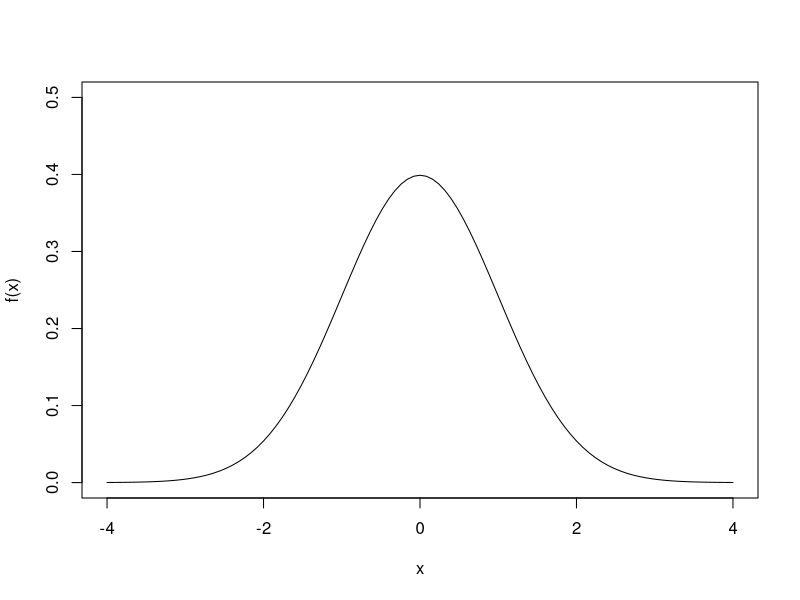

Source code (R):
## ---- chunk 1
library(tufte)
# invalidate cache when the tufte version changes
knitr::opts_chunk$set(
  tidy = FALSE, 
  cache.extra = packageVersion('tufte'),
  comment=NA)
options(htmltools.dir.version = FALSE)
## ---- chunk 2
1 + 1
## ---- chunk 3
1 - 1
## ---- chunk 4
2.5 * 4
## ---- chunk 5
1 / 3
## ---- chunk 6
2 ^ 2 ^ 3
## ---- chunk 7
2 ** 2 ** 3
## ---- chunk 8
(2 ** 2) ** 3
## ---- chunk 9
x <- 10 + 5
x
## ---- chunk 10
x <- x + x
x
## ---- chunk 11
x ** 2
## ---- chunk 12
y <- x
y
## ---- chunk 13
pi
## ---- chunk 14
1/0
## ---- chunk 15
0/0
## ---- chunk 16
x <- list(1, 1.25, "this works?")
print(x)
x <- list(x, 1 + 2i)
print(x)
## ---- chunk 17
length(x)
## ---- chunk 18
x <- c(1, 2, 3)
print(x)
x <- c("this", "actually", "works")
print(x)
x <- c("wait?", 1)
print(x)
## ---- chunk 19
length(x)
## ---- chunk 20
x <- c(2, 4, 6, 8, 10)
print(x[1])
print(x[2])
print(x[6])

x[6] <- 0
print(x)

print(x[c(1, 3, 5)])

x[3] <- 100
print(x)

x[c(2, 4)] <- -100
print(x)

print(x[-1])
print(x[-c(1, 2)])

## ---- chunk 21
x <- 1:10
print(x)

x <- seq(from=1, to=10, by=2)
print(x)

x <- seq(from=0, to=1, length.out=20)
print(x)
## ---- chunk 22
x <- 1:10
print(x)
y <- -4:5
print(y)

print(x + y)
print(x * y)
print(x ** y)

print(2 * x)
print(10 + x)
print(x ** 2)
## ---- chunk 23
x <- 1:4
y <- c(1, 5, 10)

print(x + y)
## ---- chunk 24
x <- -5:5
print(x)

print(sum(x))
print(mean(x))
print(sd(x))
print(var(x))
print(cumsum(x))
## ---- chunk 25
data <- 1:9
rows <- 3
cols <- 3

x <- matrix(data, rows, cols)
print(x)
y <- matrix(data, rows, cols, byrow=TRUE)
print(y)
## ---- chunk 26
dim(x)
## ---- chunk 27
nrow(x)
## ---- chunk 28
ncol(x)
## ---- chunk 29
x <- matrix(1:9, 3)
print(x)
y <- matrix(1:6, 2)
print(y)

z <- rbind(x, y)
print(z)

x <- cbind(1:3, 4:6)
print(x)
## ---- chunk 30
m <- matrix(1:9, 3)
print(m)

print(rowSums(m))
print(colSums(m))
print(rowMeans(m))
## ---- chunk 31
m <- matrix(1:9, 3)

print(apply(m, 1, sd))
print(apply(m, 2, sd))
## ---- chunk 32
X <- matrix(1:9, 3)
y <- -1:1

X * y
## ---- chunk 33
X %*% y
## ---- chunk 34
X * X
## ---- chunk 35
X %*% X
## ---- chunk 36
t(X)
## ---- chunk 37
diag(X)
## ---- chunk 38
A <- matrix(c(1, 10, -2, 3), 2)
print(A)
solve(A)
## ---- chunk 39
b <- c(-1, 1)
solve(A, b)
## ---- chunk 40
x <- c("Micheal", "Sofia", "Jonah")
y <- c(1.0, 1.3, 3.0)
z <- c("a", "b", "c")

df <- data.frame(name=x, grades=y, type=z)
print(df)

m <- matrix(1:9, 3)
df <- as.data.frame(m)
print(df)
## ---- chunk 41
head(iris)
## ---- chunk 42
str(iris)
## ---- chunk 43
m <- matrix(1:9, 3)
print(m)

print(m[1, 1])
print(m[1, ])
print(m[, 1])
print(m[c(1, 2), c(2, 3)])
## ---- chunk 44
df <- data.frame(name=c("Thomas", "Susan"), grade=c(1, 2))
print(df)
print(df$name)
print(df[["grade"]])
print(df["grade"])
## ---- chunk 45
x <- 1:10

x < 5
## ---- chunk 46
sum(x < 5)
## ---- chunk 47
x[x < 5]
## ---- chunk 48
x[!(x < 5)]
## ---- chunk 49
x[(x < 3) | (x > 7)]
## ---- chunk 50
x[(x < 8) & (x > 3)]
## ---- chunk 51
any(x < 8)
## ---- chunk 52
all(x < 8)
## ---- chunk 53
x <- c(3, 2, -100, 400)
which(x > 100)
## ---- chunk 54
x <- 10
if (x < 10) {
  print("x is smaller than 10.")
}
## ---- chunk 55
x <- 10
if (x < 10) {
  print("x is smaller than 10.")
} else{
  print("x is *not* smaller than 10.")
}
## ---- chunk 56
x <- 10
if (x < 10) {
  print("x is smaller than 10.")
} else if (x > 0) {
  print("x is between 0 and 10.")
} else {
  print("x is either smaller than 0 or bigger than 10.")
}
## ---- chunk 57
matrices <- list()
for (i in 1:10) {
  imatrix <- matrix(1:(i ** 2), nrow=i)
  
  matrices[[i]] <- imatrix
}
matrices[[5]]
## ---- chunk 58
count <- 0
nsim <- 10000
for (i in 1:nsim) {
  x <- runif(1, min=0, max=1)
  y <- runif(1, min=0, max=1)
  
  z <- x + y
  if (z >= 0.75 && z <= 1.25) {
    count <- count + 1
  }
  
}
count / nsim
# analytical solution = 7/6 = 0.4375
## ---- chunk 59
normaldensity <- function(x, mu, sigma) {
  constant <- 1 / sqrt(2 * pi * sigma ** 2)
  exponential <- exp(- (x - mu) ** 2 / (2 * sigma ** 2))
  
  return(constant * exponential)
}

normaldensity(x=0, mu=0, sigma=1)
## ---- chunk 60
normaldensity(x=1, mu=0, sigma=1)
## ---- chunk 61
standardnormaldensity <- function(x) {
  normaldensity(x, mu=0, sigma=1)
}

curve(standardnormaldensity, from=-4, to=4, xlab="x", ylab="f(x)", ylim=c(0, 0.5))
## ---- chunk 62
fibonacci <- function(n) {
  if (n == 0) {
    return(0)
  } else if (n == 1) {
    return(1)
  } else {
    return(fibonacci(n - 1) + fibonacci(n - 2))
  }
}

n <- 1:10
fib <- sapply(n, fibonacci)
rbind(n, fib)
